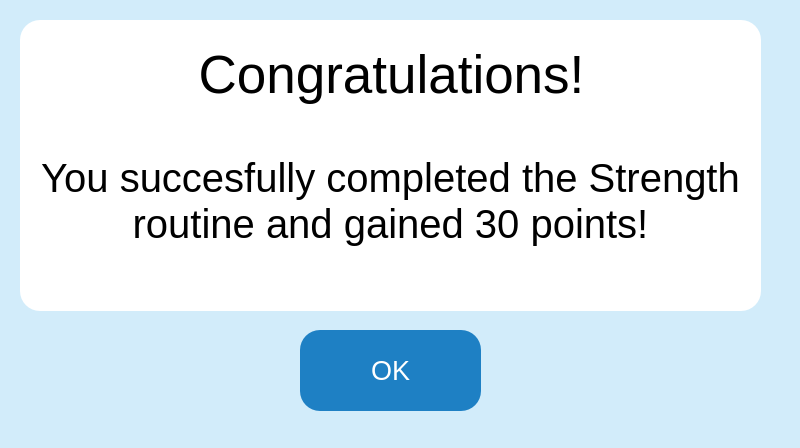
<?xml version="1.0" encoding="UTF-8"?>
<ui version="4.0">
 <class>MainWindow</class>
 <widget class="QMainWindow" name="MainWindow">
  <property name="geometry">
   <rect>
    <x>0</x>
    <y>0</y>
    <width>800</width>
    <height>448</height>
   </rect>
  </property>
  <property name="windowTitle">
   <string>MainWindow</string>
  </property>
  <property name="styleSheet">
   <string notr="true">background-color: #D2ECFA;</string>
  </property>
  <widget class="QWidget" name="centralwidget">
   <widget class="QFrame" name="frame">
    <property name="geometry">
     <rect>
      <x>20</x>
      <y>20</y>
      <width>741</width>
      <height>291</height>
     </rect>
    </property>
    <property name="styleSheet">
     <string notr="true">background-color: white; border-radius: 20px</string>
    </property>
    <property name="frameShape">
     <enum>QFrame::StyledPanel</enum>
    </property>
    <property name="frameShadow">
     <enum>QFrame::Raised</enum>
    </property>
    <widget class="QLabel" name="label">
     <property name="geometry">
      <rect>
       <x>6</x>
       <y>19</y>
       <width>731</width>
       <height>71</height>
      </rect>
     </property>
     <property name="font">
      <font>
       <pointsize>40</pointsize>
      </font>
     </property>
     <property name="text">
      <string>Congratulations!</string>
     </property>
     <property name="alignment">
      <set>Qt::AlignCenter</set>
     </property>
    </widget>
    <widget class="QLabel" name="lblMessage">
     <property name="geometry">
      <rect>
       <x>5</x>
       <y>100</y>
       <width>731</width>
       <height>161</height>
      </rect>
     </property>
     <property name="font">
      <font>
       <pointsize>30</pointsize>
      </font>
     </property>
     <property name="text">
      <string>You succesfully completed the Strength routine and gained 30 points!</string>
     </property>
     <property name="alignment">
      <set>Qt::AlignCenter</set>
     </property>
     <property name="wordWrap">
      <bool>true</bool>
     </property>
    </widget>
   </widget>
   <widget class="QPushButton" name="btnOk">
    <property name="geometry">
     <rect>
      <x>300</x>
      <y>330</y>
      <width>181</width>
      <height>81</height>
     </rect>
    </property>
    <property name="font">
     <font>
      <pointsize>20</pointsize>
     </font>
    </property>
    <property name="styleSheet">
     <string notr="true">background-color: #1E80C4; color: white; border-radius: 20px</string>
    </property>
    <property name="text">
     <string>OK</string>
    </property>
   </widget>
  </widget>
 </widget>
 <resources/>
 <connections/>
</ui>
